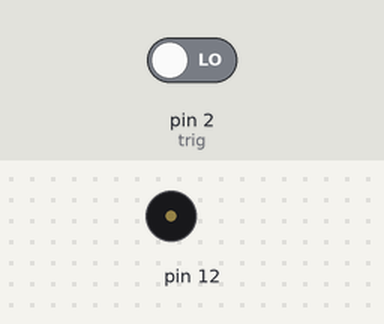
Bench run of a sketch on a simulated Arduino Uno, built with avr-gcc and run on an emulated ATmega328P. Shown: buzzer (waves = sounding). The inputs (shaded band) are chosen by the test bench; at power-on: pin 2 (trig) LOW. What the sketch prints to the serial monitor is not drawn.

Above: at 1.5 s.
At 19.5 s:
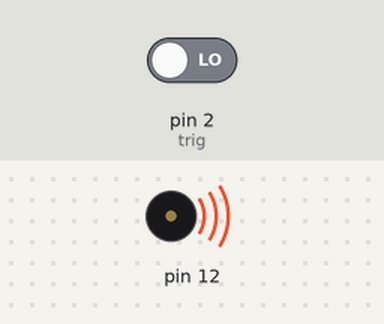
Timing chart, 0 to 20.8 s (numbered marks = the images above):
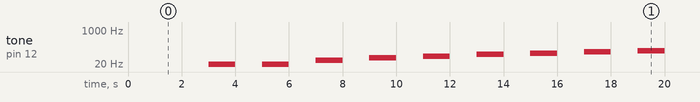

The sketch:

stunning_densor1__2_.ino
```cpp
int trig=2;
int echo=3;

void setup()
{
  Serial.begin(9600);
  pinMode(trig,OUTPUT);
  pinMode(echo,INPUT);
  pinMode(2,INPUT);
  pinMode(12,OUTPUT);
}

void loop()
{
  //PIR Motion Sensor
   int motion=digitalRead(2);
   Serial.print("Position is :");
   Serial.println(motion);

  //LED ON
  if(motion==1)
  {
    digitalWrite(12,HIGH);
  }

  //Buzzer For ultrasonic Sensor
  if(motion==100)
  {
  for(int i=0; i<=30000; i=i+100)
  {
  tone(12,i);
  delay(1000);
  noTone(12);
  delay(1000);
  }
  }

    //Temperate Sensor
  double a= analogRead(A2);
  double tem=(((a/1024)*5)-0.5)*100;
  Serial.print("Temp Value: ");
  Serial.println(tem);
  delay(1000);


  //LED ON
  if(tem>=100)
  {
    digitalWrite(12,HIGH);
  }

  //Buzzer for Temperature Sensor
  if(tem>=100)
  {
  for(int i=0; i<=30000; i=i+10)
  {
  tone(12,i);
  delay(1000);
  noTone(12);
  delay(1000);
  }
  }

   //LED OFF
  if(tem<100)
  {
    digitalWrite(12,LOW);
  }
}
```

Measured:
- by itself, tone on pin 12: plays 10 Hz for 1.0 s, 20 Hz for 1.0 s, 30 Hz for 1.0 s, 40 Hz for 1.0 s, 50 Hz for 1.0 s, 60 Hz for 1.0 s … (64 notes in this stretch)
